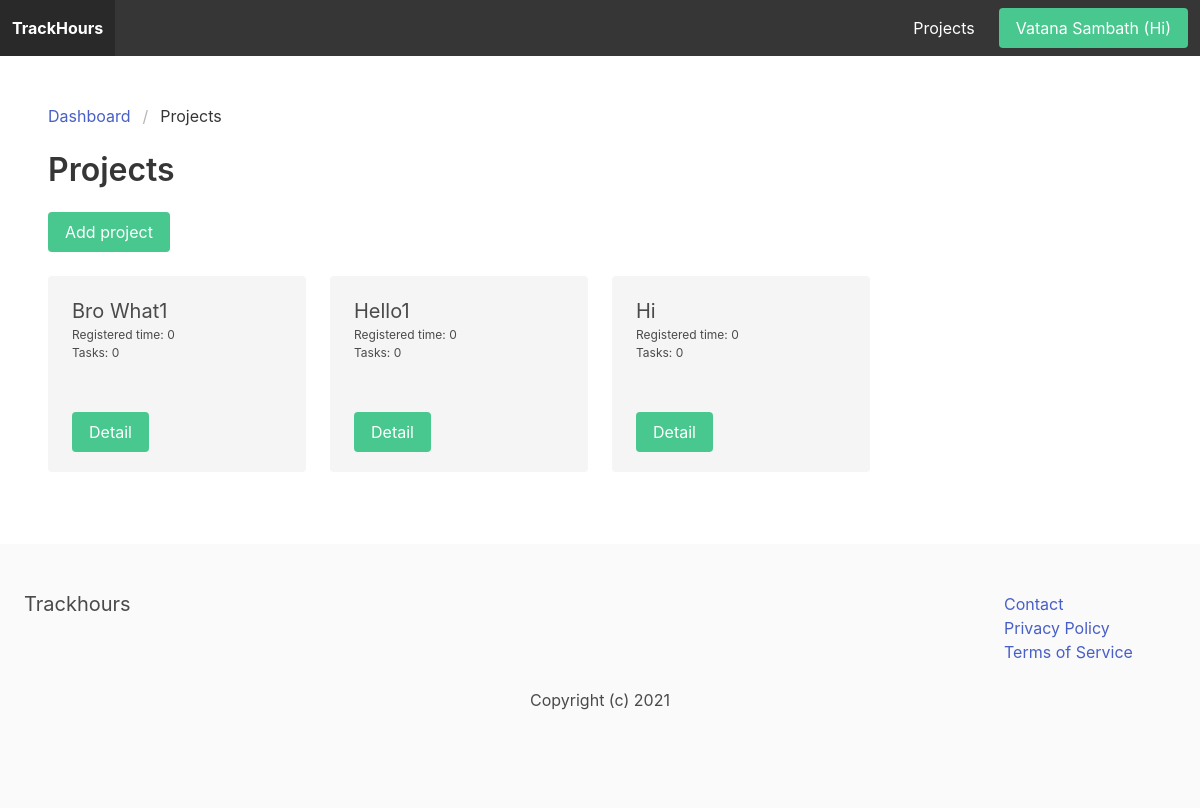
Before: /projects/ (signed in) with the older database file.
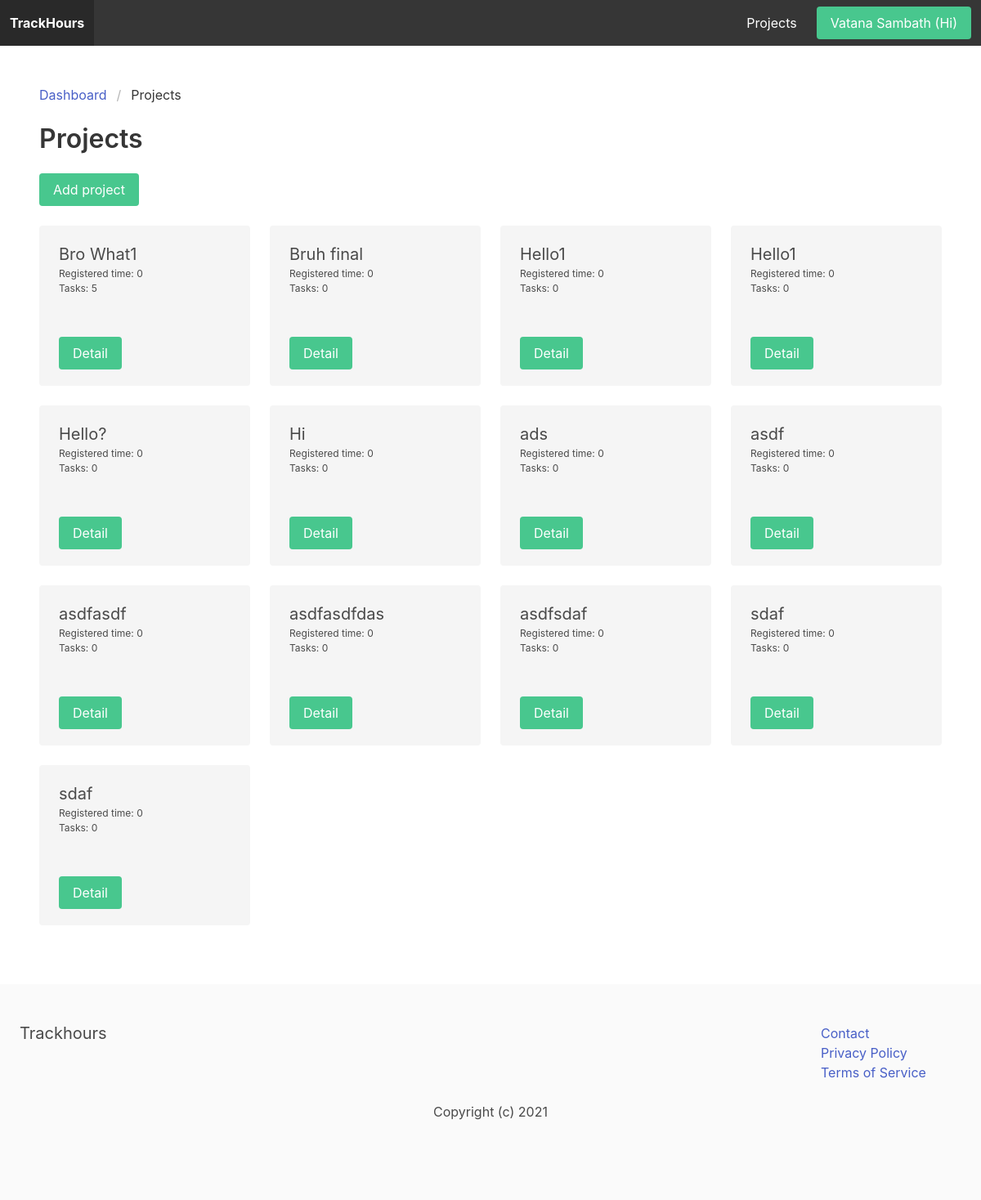
After: the same page with the newer database file.
### teams/models.py (models this page shows, shortened)
class Team(models.Model):
    ACTIVE = 'active'
    DELETED = 'deleted'
    CHOICES_STATUS = (
        (ACTIVE, 'Active'),
        (DELETED, 'Deleted')
    )
    title = models.CharField(max_length=255)
    members = models.ManyToManyField(User, related_name='teams')
    created_by = models.ForeignKey(User, related_name='created_teams', on_delete=models.CASCADE)
    created_at = models.DateTimeField(auto_now_add=True)
    status = models.CharField(max_length=10, choices=CHOICES_STATUS, default=ACTIVE)
    class Meta:
        ordering = ['title']

### project/models.py (models this page shows, shortened)
class Project(models.Model):
    team = models.ForeignKey(Team, related_name='projects', on_delete=models.CASCADE)
    title = models.CharField(max_length=255)
    created_by = models.ForeignKey(User, related_name='projects', on_delete=models.CASCADE)
    created_at = models.DateTimeField(auto_now_add=True)
    class Meta:
        ordering = ['title']
    def registered_time(self):
        return sum(entry.minutes for entry in self.entries.all())
    def num_tasks_todo(self):
        return self.tasks.filter(status=Task.TODO).count()

### project/views.py (the view)
# urls.py: path('projects/', include('project.urls')),
@login_required
def projects(request):
    team = get_object_or_404(Team, pk=request.user.userprofile.active_team_id, status=Team.ACTIVE)
    projects = team.projects.all()
    if request.method == 'POST':
        title = request.POST.get('title')
        if title:
            project = Project.objects.create(team=team, title=title, created_by=request.user)
            messages.info(request, 'The project was added!')
            return redirect('project:projects')
    return render(request, 'project/projects.html', {'team': team, 'projects': projects})

### teams/context_processors.py (called while the page is built)
def active_team(request):
    if request.user.is_authenticated:
        if request.user.userprofile.active_team_id:
            team = Team.objects.get(pk=request.user.userprofile.active_team_id)
            return {'active_team': team}
    return {'active_team': None}

### project/templates/project/projects.html (shortened to what this page needs)
{% extends 'trackhours/index.html' %}
{% block content %}
    <div id="projects-app">
        <nav class="breadcrumb" aria-label="breadcrumbs">
            <ul>
                <li><a href="#">Dashboard</a></li>
                <li class="is-active"><a href="#" aria-current="page">Projects</a></li>
            </ul>
        </nav>
        <div class="columns" id="projects-app">
            <div class="column is-4">
                <h1 class="title">Projects</h1>
                <a @click="showAddProjectModal = !showAddProjectModal" class="button is-success">Add project</a>
            </div>
        </div>
        <div class="columns is-multiline">
            {% for project in projects %}
                <div class="column is-3">
                    <div class="notification">
                        <h2 class="is-size-5">{{ project.title }}</h2>
                        <p class="is-size-7">Registered time: {{ project.registered_time }}</p>
                        <p class="is-size-7">Tasks: {{ project.num_tasks_todo }}</p>
                        <hr>
                        <a href="{% url 'project:project' project.id %}" class="button is-success">Detail</a>
                    </div>
                </div>
            {% empty %}
                <div class="column is-3">
                    <div class="notification">
                        No project yet...
                    </div>
                </div>
            {% endfor %}
        </div>
    </div>
{% endblock %}

### trackhours/templates/trackhours/index.html (shortened to what this page needs)
<!Doctype HTML>
<html>
    <head>
        <link rel="stylesheet"  type="text/css" href="https://cdn.jsdelivr.net/npm/bulma@0.9.1/css/bulma.min.css"</link>
    </head>
    <body>
        <nav class="navbar{% if request.user.is_authenticated %} is-dark {% else %} is-light {% endif %}">
            <div class="navbar-brand">
                <a href="/" class="navbar-item"><strong>TrackHours</strong></a>
            </div>
            <div class="navbar-menu">
                <div class="navbar-end">
                    {% if not request.user.is_authenticated %}
                        <a href="{% url 'plans' %}" class="navbar-item">Plans</a>
                    {% else %}
                        <a href="{% url 'project:projects' %}" class="navbar-item">Projects</a>
                    {% endif %}
                    <div class="navbar-item">
                        <div class="buttons">
                            {% if request.user.is_authenticated %}
                                <a href="{% url 'myaccount' %}" class="button is-success">{% firstof request.user.get_full_name request.user.username %}{% if active_team %} ({{ active_team.title }}){% endif %}</a>
                            {% else %}
                                <a href="{% url 'signup' %}" class="button is-success"><strong>Sign Up</strong>
                                <a href="{% url 'login' %}" class="button">Log In</a>
                            {% endif %}
                        </div>
                    </div>
                </div>
            </div>
        </nav>
        <section class="section">
            {% block content %}
            {% endblock %}
        </section>
       <footer class="footer">
            <div class="columns is-multiline">
                <div class="column is-4">
                    <h2 class="subtitle">Trackhours</h2>
                </div>
                <div class="column is-offset-6 is-2">
                    <ul>
                        <li><a href="#">Contact</a></li>
                        <li><a href="{% url 'privacy' %}">Privacy Policy</a></li>
                        <li><a href="{% url 'terms' %}">Terms of Service</a></li>
                    </ul>
                </div>
                <div  class="column is-12 has-text-centered">
                    <p>Copyright (c) 2021</p>
                </div>
            </div>
        </footer>
    </body>
</html>

Changed rows visible on the page:
computed for Project "Bro What1": num_tasks_todo "0" → "5"
added Project: title "Bruh final", registered_time "0", num_tasks_todo "0"
added Project: title "Hello1", registered_time "0", num_tasks_todo "0"
added Project: title "Hello?", registered_time "0", num_tasks_todo "0"
added Project: title "ads", registered_time "0", num_tasks_todo "0"
added Project: title "asdf", registered_time "0", num_tasks_todo "0"
added Project: title "asdfasdf", registered_time "0", num_tasks_todo "0"
added Project: title "asdfasdfdas", registered_time "0", num_tasks_todo "0"
added Project: title "asdfsdaf", registered_time "0", num_tasks_todo "0"
added Project: title "sdaf", registered_time "0", num_tasks_todo "0"
added Project: title "sdaf", registered_time "0", num_tasks_todo "0"
